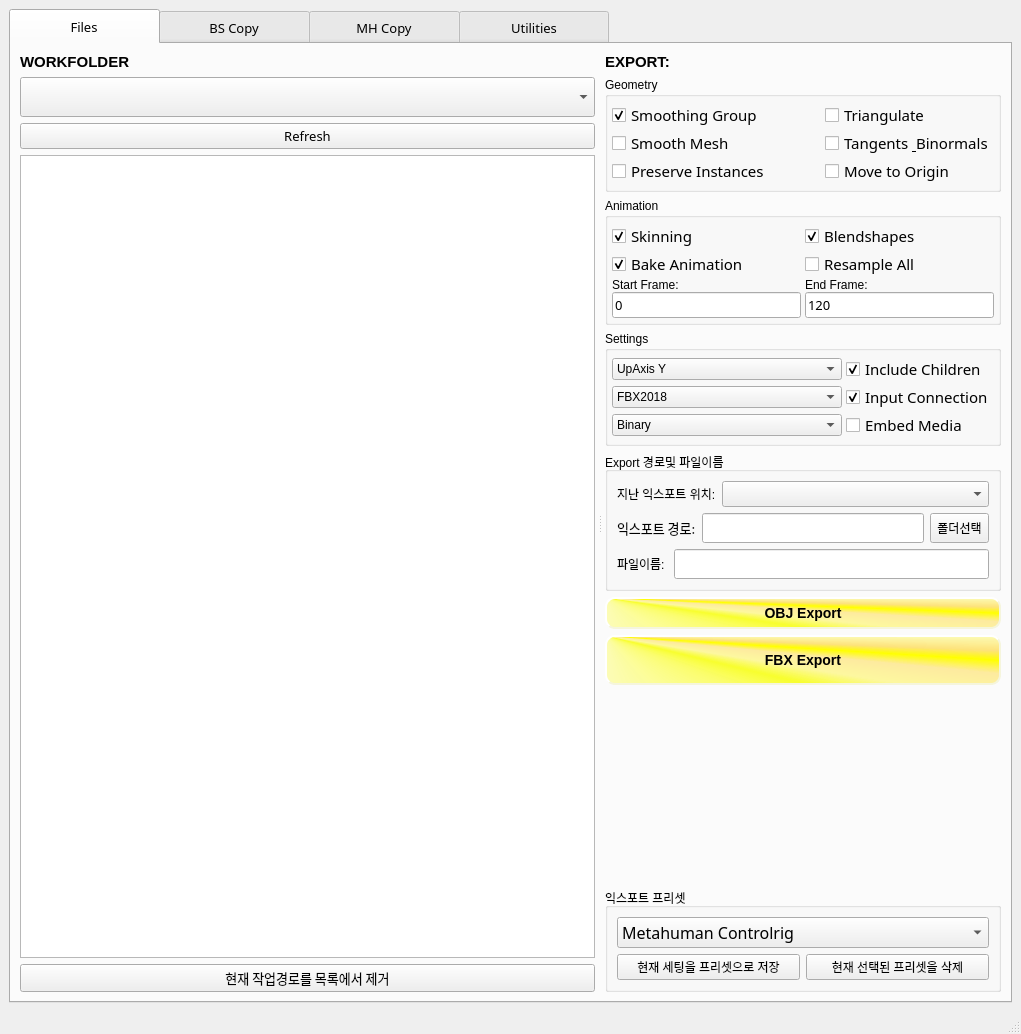
<?xml version="1.0" encoding="UTF-8"?>
<ui version="4.0">
 <class>MainWindow</class>
 <widget class="QMainWindow" name="MainWindow">
  <property name="geometry">
   <rect>
    <x>0</x>
    <y>0</y>
    <width>1021</width>
    <height>1034</height>
   </rect>
  </property>
  <property name="windowTitle">
   <string>MainWindow</string>
  </property>
  <widget class="QWidget" name="centralwidget">
   <layout class="QVBoxLayout" name="verticalLayout_3">
    <item>
     <widget class="QTabWidget" name="tabWidget">
      <property name="minimumSize">
       <size>
        <width>0</width>
        <height>0</height>
       </size>
      </property>
      <property name="font">
       <font>
        <family>새굴림</family>
        <pointsize>10</pointsize>
        <weight>50</weight>
        <bold>false</bold>
       </font>
      </property>
      <property name="styleSheet">
       <string notr="true">QTabBar::Tab{height: 35px; width: 150px}</string>
      </property>
      <property name="currentIndex">
       <number>0</number>
      </property>
      <widget class="QWidget" name="tab">
       <attribute name="title">
        <string>Files</string>
       </attribute>
       <layout class="QHBoxLayout" name="horizontalLayout">
        <item>
         <widget class="QSplitter" name="splitter">
          <property name="frameShape">
           <enum>QFrame::NoFrame</enum>
          </property>
          <property name="frameShadow">
           <enum>QFrame::Plain</enum>
          </property>
          <property name="lineWidth">
           <number>2</number>
          </property>
          <property name="midLineWidth">
           <number>0</number>
          </property>
          <property name="orientation">
           <enum>Qt::Horizontal</enum>
          </property>
          <property name="opaqueResize">
           <bool>true</bool>
          </property>
          <property name="handleWidth">
           <number>10</number>
          </property>
          <property name="childrenCollapsible">
           <bool>true</bool>
          </property>
          <widget class="QWidget" name="verticalLayoutWidget">
           <layout class="QVBoxLayout" name="verticalLayout">
            <item>
             <widget class="QLabel" name="label">
              <property name="font">
               <font>
                <family>Arial</family>
                <pointsize>11</pointsize>
                <weight>75</weight>
                <bold>true</bold>
               </font>
              </property>
              <property name="text">
               <string>WORKFOLDER</string>
              </property>
             </widget>
            </item>
            <item>
             <widget class="QComboBox" name="combobox_workfolder">
              <property name="sizePolicy">
               <sizepolicy hsizetype="Preferred" vsizetype="Fixed">
                <horstretch>0</horstretch>
                <verstretch>0</verstretch>
               </sizepolicy>
              </property>
              <property name="minimumSize">
               <size>
                <width>500</width>
                <height>40</height>
               </size>
              </property>
              <property name="font">
               <font>
                <family>돋움</family>
                <pointsize>10</pointsize>
               </font>
              </property>
             </widget>
            </item>
            <item>
             <widget class="QPushButton" name="pb_refresh">
              <property name="font">
               <font>
                <family>새굴림</family>
                <pointsize>10</pointsize>
                <weight>50</weight>
                <bold>false</bold>
               </font>
              </property>
              <property name="text">
               <string>Refresh</string>
              </property>
             </widget>
            </item>
            <item>
             <widget class="QListWidget" name="listWidget_workfolder"/>
            </item>
            <item>
             <widget class="QPushButton" name="pb_delete_path">
              <property name="font">
               <font>
                <family>새굴림</family>
                <pointsize>10</pointsize>
                <weight>50</weight>
                <bold>false</bold>
               </font>
              </property>
              <property name="text">
               <string>현재 작업경로를 목록에서 제거</string>
              </property>
             </widget>
            </item>
           </layout>
          </widget>
          <widget class="QWidget" name="layoutWidget">
           <layout class="QVBoxLayout" name="verticalLayout_9">
            <item>
             <widget class="QLabel" name="label_2">
              <property name="font">
               <font>
                <family>Arial</family>
                <pointsize>11</pointsize>
                <weight>75</weight>
                <bold>true</bold>
               </font>
              </property>
              <property name="text">
               <string>EXPORT:</string>
              </property>
             </widget>
            </item>
            <item>
             <widget class="QGroupBox" name="groupBox_7">
              <property name="sizePolicy">
               <sizepolicy hsizetype="Preferred" vsizetype="Preferred">
                <horstretch>0</horstretch>
                <verstretch>0</verstretch>
               </sizepolicy>
              </property>
              <property name="title">
               <string>Geometry</string>
              </property>
              <layout class="QGridLayout" name="gridLayout_3">
               <property name="leftMargin">
                <number>4</number>
               </property>
               <property name="topMargin">
                <number>4</number>
               </property>
               <property name="rightMargin">
                <number>4</number>
               </property>
               <property name="bottomMargin">
                <number>4</number>
               </property>
               <property name="horizontalSpacing">
                <number>4</number>
               </property>
               <property name="verticalSpacing">
                <number>0</number>
               </property>
               <item row="2" column="1">
                <widget class="QCheckBox" name="cb_tangent">
                 <property name="sizePolicy">
                  <sizepolicy hsizetype="Maximum" vsizetype="Fixed">
                   <horstretch>0</horstretch>
                   <verstretch>0</verstretch>
                  </sizepolicy>
                 </property>
                 <property name="font">
                  <font>
                   <family>맑은 고딕</family>
                   <pointsize>11</pointsize>
                   <weight>50</weight>
                   <bold>false</bold>
                  </font>
                 </property>
                 <property name="toolTip">
                  <string>Normal값 이외에 Tangent나 Binormal값(u,v)을 같이 넘깁니다. 
 요즘에는 잘 사용치 않는다고 합니다. 헤어처럼 탄젠트나 바이노멀을 사용하는 곳에서만 이 옵션을 켜줍니다</string>
                 </property>
                 <property name="text">
                  <string>Tangents &amp; Binormals</string>
                 </property>
                </widget>
               </item>
               <item row="1" column="1">
                <widget class="QCheckBox" name="cb_triangulate">
                 <property name="font">
                  <font>
                   <family>맑은 고딕</family>
                   <pointsize>11</pointsize>
                   <weight>50</weight>
                   <bold>false</bold>
                  </font>
                 </property>
                 <property name="toolTip">
                  <string>모든면을 삼각형으로 바꿔줍니다. 
애니메이션 Skin 일 경우 이 옵션을 켜면 시각적 오류를 좀 줄일 수 있습니다.</string>
                 </property>
                 <property name="text">
                  <string>Triangulate</string>
                 </property>
                </widget>
               </item>
               <item row="2" column="0">
                <widget class="QCheckBox" name="cb_smoothmesh">
                 <property name="font">
                  <font>
                   <family>맑은 고딕</family>
                   <pointsize>11</pointsize>
                   <weight>50</weight>
                   <bold>false</bold>
                  </font>
                 </property>
                 <property name="toolTip">
                  <string>Maya의 Subdivision 정보까지 넘깁니다
옵션을 켜면 인식을 해서 원본 상태인 Low로 읽히며, 끄면 자동으로 Division 시킨 후에 익스포트 시킵니다.</string>
                 </property>
                 <property name="text">
                  <string>Smooth Mesh</string>
                 </property>
                </widget>
               </item>
               <item row="1" column="0">
                <widget class="QCheckBox" name="cb_smooth">
                 <property name="sizePolicy">
                  <sizepolicy hsizetype="Preferred" vsizetype="Fixed">
                   <horstretch>0</horstretch>
                   <verstretch>0</verstretch>
                  </sizepolicy>
                 </property>
                 <property name="font">
                  <font>
                   <family>맑은 고딕</family>
                   <pointsize>11</pointsize>
                   <weight>50</weight>
                   <bold>false</bold>
                  </font>
                 </property>
                 <property name="toolTip">
                  <string>Hard/Soft Edge 정보
 엣지정보를 스무딩그룹으로 변환시켜줍니다
 UE4로 넘길경우 변화가 없으며, 맥스와 호환할 경우 사용하면 될것 같습니다</string>
                 </property>
                 <property name="text">
                  <string>Smoothing Group</string>
                 </property>
                 <property name="checked">
                  <bool>true</bool>
                 </property>
                </widget>
               </item>
               <item row="5" column="0">
                <widget class="QCheckBox" name="cb_preserveInstances">
                 <property name="font">
                  <font>
                   <family>맑은 고딕</family>
                   <pointsize>11</pointsize>
                   <weight>50</weight>
                   <bold>false</bold>
                  </font>
                 </property>
                 <property name="toolTip">
                  <string>켜면 UE4에서 Scene으로 임포트시 Instance를 인식하게 해줍니다</string>
                 </property>
                 <property name="text">
                  <string>Preserve Instances</string>
                 </property>
                </widget>
               </item>
               <item row="5" column="1">
                <widget class="QCheckBox" name="cb_movetoorigin">
                 <property name="font">
                  <font>
                   <family>맑은 고딕</family>
                   <pointsize>11</pointsize>
                   <weight>50</weight>
                   <bold>false</bold>
                  </font>
                 </property>
                 <property name="toolTip">
                  <string>배경 오브젝트를 익스포트시킬 경우 0.0.0 좌표로 이동시킨후에 익스포트 시켜줍니다</string>
                 </property>
                 <property name="text">
                  <string>Move to Origin</string>
                 </property>
                </widget>
               </item>
              </layout>
             </widget>
            </item>
            <item>
             <widget class="QGroupBox" name="groupBox_9">
              <property name="sizePolicy">
               <sizepolicy hsizetype="Preferred" vsizetype="Preferred">
                <horstretch>0</horstretch>
                <verstretch>0</verstretch>
               </sizepolicy>
              </property>
              <property name="title">
               <string>Animation</string>
              </property>
              <layout class="QGridLayout" name="gridLayout_4">
               <property name="leftMargin">
                <number>4</number>
               </property>
               <property name="topMargin">
                <number>4</number>
               </property>
               <property name="rightMargin">
                <number>4</number>
               </property>
               <property name="bottomMargin">
                <number>4</number>
               </property>
               <property name="horizontalSpacing">
                <number>4</number>
               </property>
               <property name="verticalSpacing">
                <number>0</number>
               </property>
               <item row="8" column="1">
                <widget class="QLabel" name="label_8">
                 <property name="sizePolicy">
                  <sizepolicy hsizetype="Preferred" vsizetype="Minimum">
                   <horstretch>0</horstretch>
                   <verstretch>0</verstretch>
                  </sizepolicy>
                 </property>
                 <property name="text">
                  <string>End Frame:</string>
                 </property>
                </widget>
               </item>
               <item row="8" column="0">
                <widget class="QLabel" name="label_9">
                 <property name="sizePolicy">
                  <sizepolicy hsizetype="Preferred" vsizetype="Minimum">
                   <horstretch>0</horstretch>
                   <verstretch>0</verstretch>
                  </sizepolicy>
                 </property>
                 <property name="text">
                  <string>Start Frame:</string>
                 </property>
                </widget>
               </item>
               <item row="17" column="1">
                <widget class="QLineEdit" name="line_endFrame">
                 <property name="font">
                  <font>
                   <family>맑은 고딕</family>
                   <pointsize>10</pointsize>
                   <weight>50</weight>
                   <bold>false</bold>
                  </font>
                 </property>
                 <property name="text">
                  <string>120</string>
                 </property>
                </widget>
               </item>
               <item row="17" column="0">
                <widget class="QLineEdit" name="line_startFrame">
                 <property name="font">
                  <font>
                   <family>맑은 고딕</family>
                   <pointsize>10</pointsize>
                   <weight>50</weight>
                   <bold>false</bold>
                  </font>
                 </property>
                 <property name="text">
                  <string>0</string>
                 </property>
                </widget>
               </item>
               <item row="3" column="0">
                <widget class="QCheckBox" name="cb_bakeAnimation">
                 <property name="sizePolicy">
                  <sizepolicy hsizetype="Preferred" vsizetype="Fixed">
                   <horstretch>0</horstretch>
                   <verstretch>0</verstretch>
                  </sizepolicy>
                 </property>
                 <property name="font">
                  <font>
                   <family>맑은 고딕</family>
                   <pointsize>11</pointsize>
                   <weight>50</weight>
                   <bold>false</bold>
                  </font>
                 </property>
                 <property name="text">
                  <string>Bake Animation</string>
                 </property>
                 <property name="checked">
                  <bool>true</bool>
                 </property>
                </widget>
               </item>
               <item row="3" column="1">
                <widget class="QCheckBox" name="cb_resampleAll">
                 <property name="font">
                  <font>
                   <family>맑은 고딕</family>
                   <pointsize>11</pointsize>
                   <weight>50</weight>
                   <bold>false</bold>
                  </font>
                 </property>
                 <property name="toolTip">
                  <string>BakeAnimation과 좀 다른방식으로 모든 요소들을 리샘플링합니다</string>
                 </property>
                 <property name="text">
                  <string>Resample All</string>
                 </property>
                </widget>
               </item>
               <item row="0" column="0">
                <widget class="QCheckBox" name="cb_skinning">
                 <property name="sizePolicy">
                  <sizepolicy hsizetype="Preferred" vsizetype="Fixed">
                   <horstretch>0</horstretch>
                   <verstretch>0</verstretch>
                  </sizepolicy>
                 </property>
                 <property name="font">
                  <font>
                   <family>맑은 고딕</family>
                   <pointsize>11</pointsize>
                   <weight>50</weight>
                   <bold>false</bold>
                  </font>
                 </property>
                 <property name="text">
                  <string>Skinning</string>
                 </property>
                 <property name="checked">
                  <bool>true</bool>
                 </property>
                </widget>
               </item>
               <item row="0" column="1">
                <widget class="QCheckBox" name="cb_blendshape">
                 <property name="sizePolicy">
                  <sizepolicy hsizetype="Preferred" vsizetype="Fixed">
                   <horstretch>0</horstretch>
                   <verstretch>0</verstretch>
                  </sizepolicy>
                 </property>
                 <property name="font">
                  <font>
                   <family>맑은 고딕</family>
                   <pointsize>11</pointsize>
                   <weight>50</weight>
                   <bold>false</bold>
                  </font>
                 </property>
                 <property name="toolTip">
                  <string>블렌드쉐입 정보를 익스포트 시킵니다. 체크하지 않으면 메쉬정보만 익스포트 됩니다</string>
                 </property>
                 <property name="text">
                  <string>Blendshapes</string>
                 </property>
                 <property name="checked">
                  <bool>true</bool>
                 </property>
                </widget>
               </item>
              </layout>
             </widget>
            </item>
            <item>
             <widget class="QGroupBox" name="groupBox_10">
              <property name="sizePolicy">
               <sizepolicy hsizetype="Preferred" vsizetype="Preferred">
                <horstretch>0</horstretch>
                <verstretch>0</verstretch>
               </sizepolicy>
              </property>
              <property name="title">
               <string>Settings</string>
              </property>
              <layout class="QGridLayout" name="gridLayout_5">
               <property name="leftMargin">
                <number>4</number>
               </property>
               <property name="topMargin">
                <number>4</number>
               </property>
               <property name="rightMargin">
                <number>4</number>
               </property>
               <property name="bottomMargin">
                <number>4</number>
               </property>
               <property name="horizontalSpacing">
                <number>4</number>
               </property>
               <property name="verticalSpacing">
                <number>0</number>
               </property>
               <item row="0" column="1">
                <widget class="QCheckBox" name="cb_includeChildren">
                 <property name="sizePolicy">
                  <sizepolicy hsizetype="Preferred" vsizetype="Fixed">
                   <horstretch>0</horstretch>
                   <verstretch>0</verstretch>
                  </sizepolicy>
                 </property>
                 <property name="font">
                  <font>
                   <family>맑은 고딕</family>
                   <pointsize>11</pointsize>
                   <weight>50</weight>
                   <bold>false</bold>
                  </font>
                 </property>
                 <property name="toolTip">
                  <string>선택한 오브젝트의 하위 객체들을 자동으로 선택해서 익스포트 시킵니다. 
 개별적으로 선택한것만 익스포트하려면 이옵션을 꺼주면 됩니다</string>
                 </property>
                 <property name="text">
                  <string>Include Children</string>
                 </property>
                 <property name="checked">
                  <bool>true</bool>
                 </property>
                </widget>
               </item>
               <item row="3" column="0">
                <widget class="QComboBox" name="cb_binary">
                 <item>
                  <property name="text">
                   <string>Binary</string>
                  </property>
                 </item>
                 <item>
                  <property name="text">
                   <string>ASCII</string>
                  </property>
                 </item>
                </widget>
               </item>
               <item row="0" column="0">
                <widget class="QComboBox" name="cb_upAxis">
                 <item>
                  <property name="text">
                   <string>UpAxis Y</string>
                  </property>
                 </item>
                 <item>
                  <property name="text">
                   <string>UpAxis Z</string>
                  </property>
                 </item>
                </widget>
               </item>
               <item row="2" column="0">
                <widget class="QComboBox" name="cb_fbxversion">
                 <item>
                  <property name="text">
                   <string>FBX2018</string>
                  </property>
                 </item>
                 <item>
                  <property name="text">
                   <string>FBX2019</string>
                  </property>
                 </item>
                 <item>
                  <property name="text">
                   <string>FBX2017</string>
                  </property>
                 </item>
                </widget>
               </item>
               <item row="2" column="1">
                <widget class="QCheckBox" name="cb_connection">
                 <property name="sizePolicy">
                  <sizepolicy hsizetype="Maximum" vsizetype="Fixed">
                   <horstretch>0</horstretch>
                   <verstretch>0</verstretch>
                  </sizepolicy>
                 </property>
                 <property name="font">
                  <font>
                   <family>맑은 고딕</family>
                   <pointsize>11</pointsize>
                   <weight>50</weight>
                   <bold>false</bold>
                  </font>
                 </property>
                 <property name="toolTip">
                  <string>인풋노드에 연결된 녀석들까지 같이 익스포트 시킵니다</string>
                 </property>
                 <property name="text">
                  <string>Input Connection</string>
                 </property>
                 <property name="checked">
                  <bool>true</bool>
                 </property>
                </widget>
               </item>
               <item row="3" column="1">
                <widget class="QCheckBox" name="cb_embeddedMedia">
                 <property name="font">
                  <font>
                   <family>맑은 고딕</family>
                   <pointsize>11</pointsize>
                   <weight>50</weight>
                   <bold>false</bold>
                  </font>
                 </property>
                 <property name="toolTip">
                  <string>연결된 텍스춰까지 FBX에 포함시켜 익스포트 시킵니다.
 외주작업을 위해 텍스춰를 포함시킬때 사용하면 됩니다.</string>
                 </property>
                 <property name="text">
                  <string>Embed Media</string>
                 </property>
                </widget>
               </item>
              </layout>
             </widget>
            </item>
            <item>
             <widget class="QGroupBox" name="groupBox_6">
              <property name="title">
               <string>Export 경로및 파일이름</string>
              </property>
              <layout class="QVBoxLayout" name="verticalLayout_11">
               <item>
                <layout class="QVBoxLayout" name="verticalLayout_10">
                 <item>
                  <layout class="QHBoxLayout" name="horizontalLayout_9">
                   <item>
                    <widget class="QLabel" name="label_11">
                     <property name="text">
                      <string>지난 익스포트 위치:</string>
                     </property>
                    </widget>
                   </item>
                   <item>
                    <widget class="QComboBox" name="cb_lastExportlist">
                     <property name="sizePolicy">
                      <sizepolicy hsizetype="Expanding" vsizetype="Fixed">
                       <horstretch>0</horstretch>
                       <verstretch>0</verstretch>
                      </sizepolicy>
                     </property>
                     <property name="minimumSize">
                      <size>
                       <width>0</width>
                       <height>0</height>
                      </size>
                     </property>
                     <property name="font">
                      <font>
                       <family>맑은 고딕</family>
                       <pointsize>10</pointsize>
                       <weight>50</weight>
                       <bold>false</bold>
                      </font>
                     </property>
                    </widget>
                   </item>
                  </layout>
                 </item>
                 <item>
                  <layout class="QHBoxLayout" name="horizontalLayout_10">
                   <item>
                    <widget class="QLabel" name="label_6">
                     <property name="font">
                      <font>
                       <family>맑은 고딕</family>
                       <pointsize>10</pointsize>
                       <weight>50</weight>
                       <bold>false</bold>
                      </font>
                     </property>
                     <property name="text">
                      <string>익스포트 경로:</string>
                     </property>
                    </widget>
                   </item>
                   <item>
                    <widget class="QLineEdit" name="line_exportfolder">
                     <property name="sizePolicy">
                      <sizepolicy hsizetype="Expanding" vsizetype="Fixed">
                       <horstretch>0</horstretch>
                       <verstretch>0</verstretch>
                      </sizepolicy>
                     </property>
                     <property name="font">
                      <font>
                       <family>맑은 고딕</family>
                       <pointsize>11</pointsize>
                       <weight>50</weight>
                       <bold>false</bold>
                      </font>
                     </property>
                     <property name="styleSheet">
                      <string notr="true">QLineEdit#line_exportfolder { color: white }</string>
                     </property>
                    </widget>
                   </item>
                   <item>
                    <widget class="QToolButton" name="toolButton_export">
                     <property name="sizePolicy">
                      <sizepolicy hsizetype="Fixed" vsizetype="Preferred">
                       <horstretch>0</horstretch>
                       <verstretch>0</verstretch>
                      </sizepolicy>
                     </property>
                     <property name="minimumSize">
                      <size>
                       <width>50</width>
                       <height>0</height>
                      </size>
                     </property>
                     <property name="text">
                      <string>폴더선택</string>
                     </property>
                    </widget>
                   </item>
                  </layout>
                 </item>
                 <item>
                  <layout class="QHBoxLayout" name="horizontalLayout_11">
                   <item>
                    <widget class="QLabel" name="label_7">
                     <property name="text">
                      <string>파일이름: </string>
                     </property>
                    </widget>
                   </item>
                   <item>
                    <widget class="QLineEdit" name="line_filename">
                     <property name="minimumSize">
                      <size>
                       <width>250</width>
                       <height>0</height>
                      </size>
                     </property>
                     <property name="font">
                      <font>
                       <family>맑은 고딕</family>
                       <pointsize>11</pointsize>
                       <weight>50</weight>
                       <bold>false</bold>
                      </font>
                     </property>
                     <property name="styleSheet">
                      <string notr="true">QLineEdit#line_filename { color: white }</string>
                     </property>
                    </widget>
                   </item>
                  </layout>
                 </item>
                </layout>
               </item>
              </layout>
             </widget>
            </item>
            <item>
             <widget class="QPushButton" name="pb_OBJExport">
              <property name="styleSheet">
               <string notr="true">QPushButton#pb_OBJExport {
    background-color:qconicalgradient(cx:0, cy:0, angle:135, stop:0 rgba(255, 255, 0, 69), stop:0.375 rgba(255, 255, 0, 69), stop:0.423533 rgba(251, 255, 0, 145), stop:0.45 rgba(247, 255, 0, 208), stop:0.477581 rgba(255, 244, 71, 130), stop:0.518717 rgba(255, 218, 71, 130), stop:0.55 rgba(255, 255, 0, 255), stop:0.57754 rgba(255, 203, 0, 130), stop:0.625 rgba(255, 255, 0, 69), stop:1 rgba(255, 255, 0, 69));
    color: black;
    border-style: outset;
    border-width: 2px;
    border-radius: 10px;
    border-color: beige;
    font: bold 14px;
    min-width: 10em;
    padding: 6px;
}</string>
              </property>
              <property name="text">
               <string>OBJ Export</string>
              </property>
             </widget>
            </item>
            <item>
             <widget class="QPushButton" name="pb_FBXExport">
              <property name="minimumSize">
               <size>
                <width>156</width>
                <height>50</height>
               </size>
              </property>
              <property name="font">
               <font>
                <pointsize>-1</pointsize>
                <weight>75</weight>
                <italic>false</italic>
                <bold>true</bold>
               </font>
              </property>
              <property name="styleSheet">
               <string notr="true">QPushButton#pb_FBXExport {
    background-color:qconicalgradient(cx:0, cy:0, angle:135, stop:0 rgba(255, 255, 0, 69), stop:0.375 rgba(255, 255, 0, 69), stop:0.423533 rgba(251, 255, 0, 145), stop:0.45 rgba(247, 255, 0, 208), stop:0.477581 rgba(255, 244, 71, 130), stop:0.518717 rgba(255, 218, 71, 130), stop:0.55 rgba(255, 255, 0, 255), stop:0.57754 rgba(255, 203, 0, 130), stop:0.625 rgba(255, 255, 0, 69), stop:1 rgba(255, 255, 0, 69));
    color: black;
    border-style: outset;
    border-width: 2px;
    border-radius: 10px;
    border-color: beige;
    font: bold 14px;
    min-width: 10em;
    padding: 6px;
}</string>
              </property>
              <property name="text">
               <string>FBX Export</string>
              </property>
             </widget>
            </item>
            <item>
             <spacer name="verticalSpacer">
              <property name="orientation">
               <enum>Qt::Vertical</enum>
              </property>
              <property name="sizeHint" stdset="0">
               <size>
                <width>20</width>
                <height>40</height>
               </size>
              </property>
             </spacer>
            </item>
            <item>
             <widget class="QGroupBox" name="groupBox_2">
              <property name="title">
               <string>익스포트 프리셋</string>
              </property>
              <layout class="QVBoxLayout" name="verticalLayout_2">
               <item>
                <widget class="QComboBox" name="cb_FBXPreset">
                 <property name="sizePolicy">
                  <sizepolicy hsizetype="Preferred" vsizetype="Preferred">
                   <horstretch>0</horstretch>
                   <verstretch>0</verstretch>
                  </sizepolicy>
                 </property>
                 <property name="font">
                  <font>
                   <family>맑은 고딕</family>
                   <pointsize>12</pointsize>
                   <weight>50</weight>
                   <bold>false</bold>
                  </font>
                 </property>
                 <property name="layoutDirection">
                  <enum>Qt::LeftToRight</enum>
                 </property>
                 <property name="autoFillBackground">
                  <bool>false</bool>
                 </property>
                 <item>
                  <property name="text">
                   <string>Metahuman Controlrig</string>
                  </property>
                 </item>
                 <item>
                  <property name="text">
                   <string>SkeletalMesh</string>
                  </property>
                 </item>
                 <item>
                  <property name="text">
                   <string>StaticMesh</string>
                  </property>
                 </item>
                </widget>
               </item>
               <item>
                <layout class="QHBoxLayout" name="horizontalLayout_2">
                 <item>
                  <widget class="QPushButton" name="pb_save_preset">
                   <property name="text">
                    <string>현재 세팅을 프리셋으로 저장</string>
                   </property>
                  </widget>
                 </item>
                 <item>
                  <widget class="QPushButton" name="pb_delete_preset">
                   <property name="text">
                    <string>현재 선택된 프리셋을 삭제</string>
                   </property>
                  </widget>
                 </item>
                </layout>
               </item>
              </layout>
             </widget>
            </item>
           </layout>
          </widget>
         </widget>
        </item>
       </layout>
      </widget>
      <widget class="QWidget" name="tab_2">
       <attribute name="title">
        <string>BS Copy</string>
       </attribute>
      </widget>
      <widget class="QWidget" name="tab_3">
       <attribute name="title">
        <string>MH Copy</string>
       </attribute>
      </widget>
      <widget class="QWidget" name="tab_4">
       <attribute name="title">
        <string>Utilities</string>
       </attribute>
      </widget>
     </widget>
    </item>
   </layout>
  </widget>
  <widget class="QStatusBar" name="statusbar"/>
  <action name="actionOpen_Preferences">
   <property name="text">
    <string>Open Preferences</string>
   </property>
  </action>
  <action name="actionAbout_JBFacialTool">
   <property name="text">
    <string>About JBFacialTool</string>
   </property>
  </action>
 </widget>
 <resources/>
 <connections/>
</ui>
